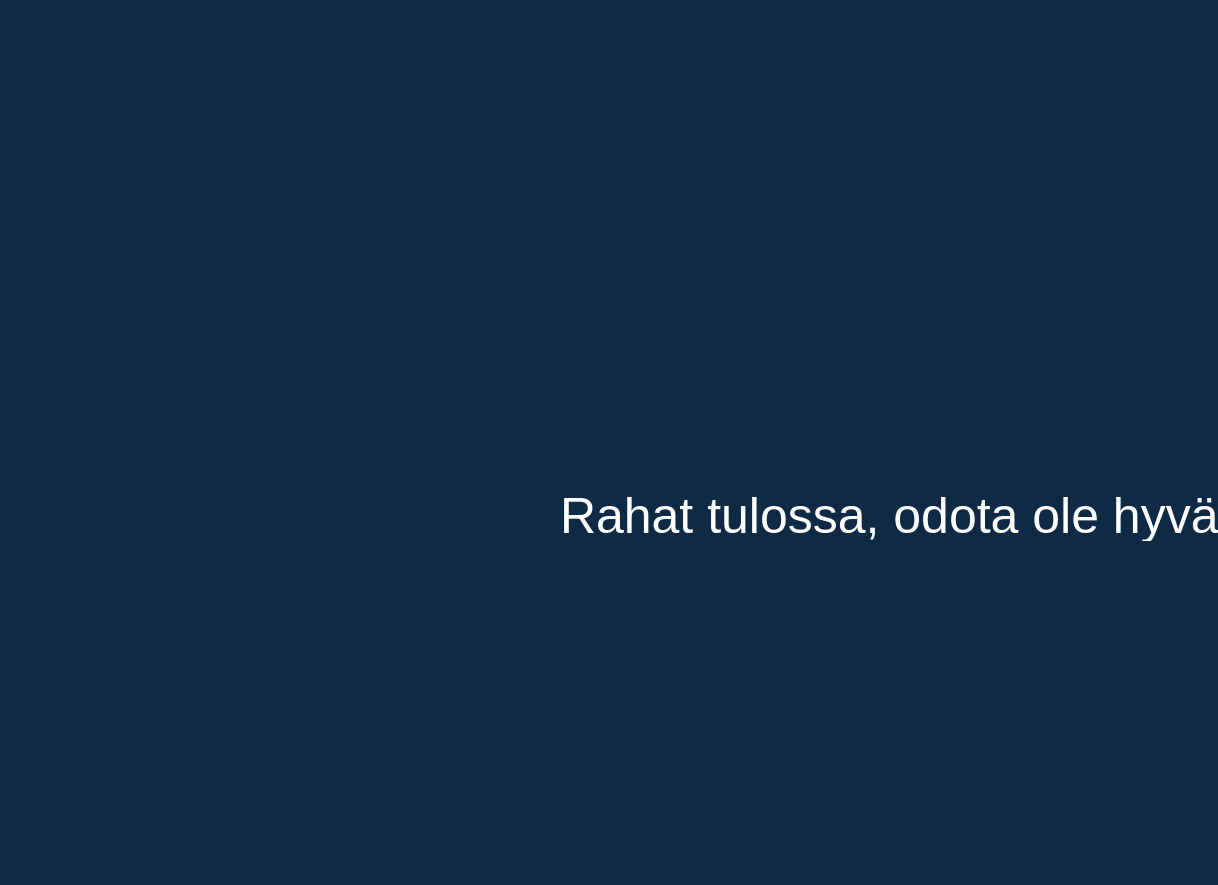
<?xml version="1.0" encoding="UTF-8"?>
<ui version="4.0">
 <class>InfoDialog</class>
 <widget class="QDialog" name="InfoDialog">
  <property name="geometry">
   <rect>
    <x>0</x>
    <y>0</y>
    <width>1218</width>
    <height>885</height>
   </rect>
  </property>
  <property name="windowTitle">
   <string>Dialog</string>
  </property>
  <property name="styleSheet">
   <string notr="true">
width: 100%;
height: 100%;
background-color: #0F2A45;

</string>
  </property>
  <widget class="QLabel" name="Text">
   <property name="geometry">
    <rect>
     <x>560</x>
     <y>490</y>
     <width>661</width>
     <height>51</height>
    </rect>
   </property>
   <property name="styleSheet">
    <string notr="true">font-size: 50px;
color: white;
</string>
   </property>
   <property name="text">
    <string>Rahat tulossa, odota ole hyvä</string>
   </property>
  </widget>
 </widget>
 <resources/>
 <connections/>
</ui>
